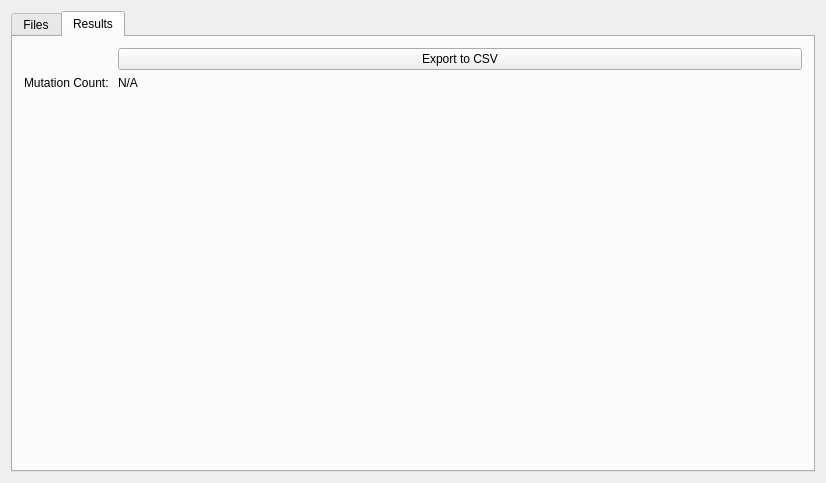
<?xml version="1.0" encoding="UTF-8"?>
<ui version="4.0">
 <class>mainWidget</class>
 <widget class="QWidget" name="mainWidget">
  <property name="geometry">
   <rect>
    <x>0</x>
    <y>0</y>
    <width>826</width>
    <height>483</height>
   </rect>
  </property>
  <property name="windowTitle">
   <string>mainWidget</string>
  </property>
  <layout class="QVBoxLayout" name="verticalLayout_2">
   <item>
    <widget class="QTabWidget" name="tabWidget">
     <property name="currentIndex">
      <number>1</number>
     </property>
     <widget class="QWidget" name="tab">
      <attribute name="title">
       <string>Files</string>
      </attribute>
      <layout class="QVBoxLayout" name="verticalLayout">
       <item>
        <layout class="QHBoxLayout" name="horizontalLayout" stretch="2,20,1">
         <item>
          <widget class="QPushButton" name="buttonSelectFolder">
           <property name="text">
            <string>Select ...</string>
           </property>
          </widget>
         </item>
         <item>
          <widget class="QLabel" name="labelSelectedFolder">
           <property name="text">
            <string>N/A</string>
           </property>
          </widget>
         </item>
         <item>
          <widget class="QPushButton" name="buttonReload">
           <property name="enabled">
            <bool>false</bool>
           </property>
           <property name="sizePolicy">
            <sizepolicy hsizetype="Minimum" vsizetype="Fixed">
             <horstretch>0</horstretch>
             <verstretch>0</verstretch>
            </sizepolicy>
           </property>
           <property name="text">
            <string>R</string>
           </property>
          </widget>
         </item>
        </layout>
       </item>
       <item>
        <widget class="QPushButton" name="buttonAnalyse">
         <property name="text">
          <string>Analyse All</string>
         </property>
        </widget>
       </item>
       <item>
        <widget class="QScrollArea" name="scrollArea">
         <property name="widgetResizable">
          <bool>true</bool>
         </property>
         <widget class="QWidget" name="scrollAreaWidgetContents">
          <property name="geometry">
           <rect>
            <x>0</x>
            <y>0</y>
            <width>782</width>
            <height>359</height>
           </rect>
          </property>
          <layout class="QVBoxLayout" name="verticalLayout_4">
           <item>
            <layout class="QVBoxLayout" name="verticalLayoutFilelist"/>
           </item>
          </layout>
         </widget>
        </widget>
       </item>
      </layout>
     </widget>
     <widget class="QWidget" name="tab_2">
      <attribute name="title">
       <string>Results</string>
      </attribute>
      <layout class="QVBoxLayout" name="verticalLayout_3">
       <item>
        <layout class="QFormLayout" name="formLayout">
         <item row="1" column="0">
          <widget class="QLabel" name="label">
           <property name="text">
            <string>Mutation Count: </string>
           </property>
          </widget>
         </item>
         <item row="1" column="1">
          <widget class="QLabel" name="label_mutationCount">
           <property name="text">
            <string>N/A</string>
           </property>
          </widget>
         </item>
         <item row="0" column="1">
          <widget class="QPushButton" name="buttonExportCSV">
           <property name="text">
            <string>Export to CSV</string>
           </property>
          </widget>
         </item>
        </layout>
       </item>
      </layout>
     </widget>
    </widget>
   </item>
  </layout>
 </widget>
 <layoutdefault spacing="6" margin="11"/>
 <resources/>
 <connections/>
</ui>
